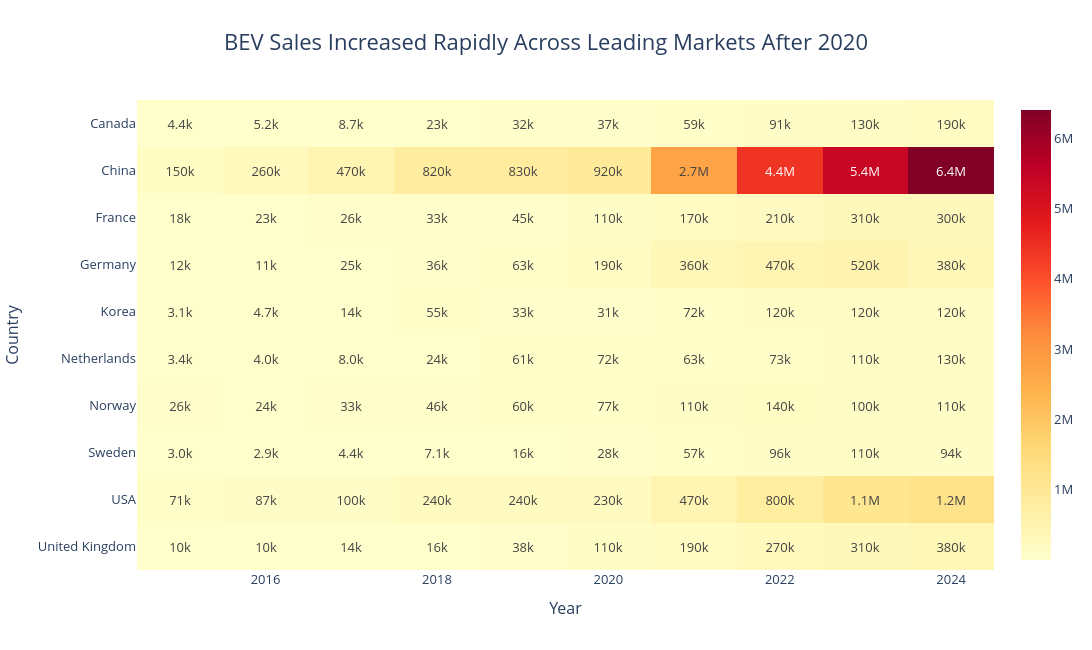

Notebook cell for this chart:
### Code cell
fig = px.imshow(
    heatmap,
    text_auto=".2s",
    color_continuous_scale="YlOrRd",
    aspect="auto",
    title="BEV Sales Increased Rapidly Across Leading Markets After 2020"
)

fig.update_layout(
    template="plotly_white",
    width=1100,
    height=650,
    title=dict(
        text="BEV Sales Increased Rapidly Across Leading Markets After 2020",
        x=0.5,
        font=dict(size=22)
    ),
    xaxis_title="Year",
    yaxis_title="Country",
    font=dict(size=13)
)

fig.show()

### Figure 1 — Plotly figure (JSON) as saved in the notebook; plotly's stock layout.template omitted (floating-point values rounded to 4 significant figures)
{"data": [{"coloraxis": "coloraxis", "hovertemplate": "year: %{x}<br>region_country: %{y}<br>color: %{z}<extra></extra>", "name": "0", "texttemplate": "%{z:.2s}", "type": "heatmap", "x": [2015, 2016, 2017, 2018, 2019, 2020, 2021, 2022, 2023, 2024], "xaxis": "x", "y": ["Canada", "China", "France", "Germany", "Korea", "Netherlands", "Norway", "Sweden", "USA", "United Kingdom"], "yaxis": "y", "z": [[4400.0, 5200.0, 8700.0, 23000.0, 32000.0, 37000.0, 59000.0, 91000.0, 130000.0, 190000.0], [150000.0, 260000.0, 470000.0, 820000.0, 830000.0, 920000.0, 2700000.0, 4400000.0, 5400000.0, 6400000.0], [18000.0, 23000.0, 26000.0, 33000.0, 45000.0, 110000.0, 170000.0, 210000.0, 310000.0, 300000.0], [12000.0, 11000.0, 25000.0, 36000.0, 63000.0, 190000.0, 360000.0, 470000.0, 520000.0, 380000.0], [3100.0, 4700.0, 14000.0, 55000.0, 33000.0, 31000.0, 72000.0, 120000.0, 120000.0, 120000.0], [3400.0, 4000.0, 8000.0, 24000.0, 61000.0, 72000.0, 63000.0, 73000.0, 110000.0, 130000.0], [26000.0, 24000.0, 33000.0, 46000.0, 60000.0, 77000.0, 110000.0, 140000.0, 100000.0, 110000.0], [3000.0, 2900.0, 4400.0, 7100.0, 16000.0, 28000.0, 57000.0, 96000.0, 110000.0, 94000.0], [71000.0, 87000.0, 100000.0, 240000.0, 240000.0, 230000.0, 470000.0, 800000.0, 1100000.0, 1200000.0], [10000.0, 10000.0, 14000.0, 16000.0, 38000.0, 110000.0, 190000.0, 270000.0, 310000.0, 380000.0]]}], "layout": {"coloraxis": {"autocolorscale": false, "colorscale": [[0, "rgb(255,255,204)"], [0.125, "rgb(255,237,160)"], [0.25, "rgb(254,217,118)"], [0.375, "rgb(254,178,76)"], [0.5, "rgb(253,141,60)"], [0.625, "rgb(252,78,42)"], [0.75, "rgb(227,26,28)"], [0.875, "rgb(189,0,38)"], [1, "rgb(128,0,38)"]]}, "font": {"size": 13}, "height": 650, "title": {"font": {"size": 22}, "text": "BEV Sales Increased Rapidly Across Leading Markets After 2020", "x": 0.5}, "width": 1100, "xaxis": {"anchor": "y", "domain": [0, 1], "title": {"text": "Year"}}, "yaxis": {"anchor": "x", "autorange": "reversed", "domain": [0, 1], "title": {"text": "Country"}}}}
